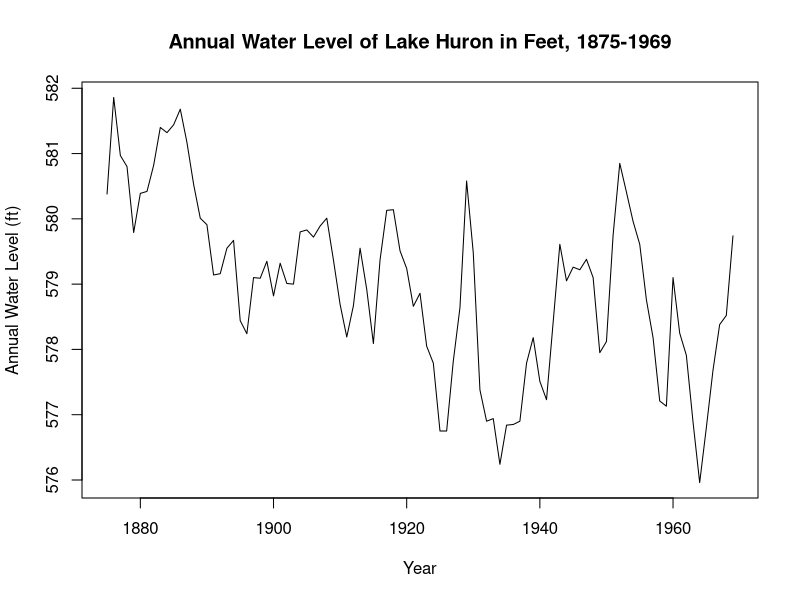
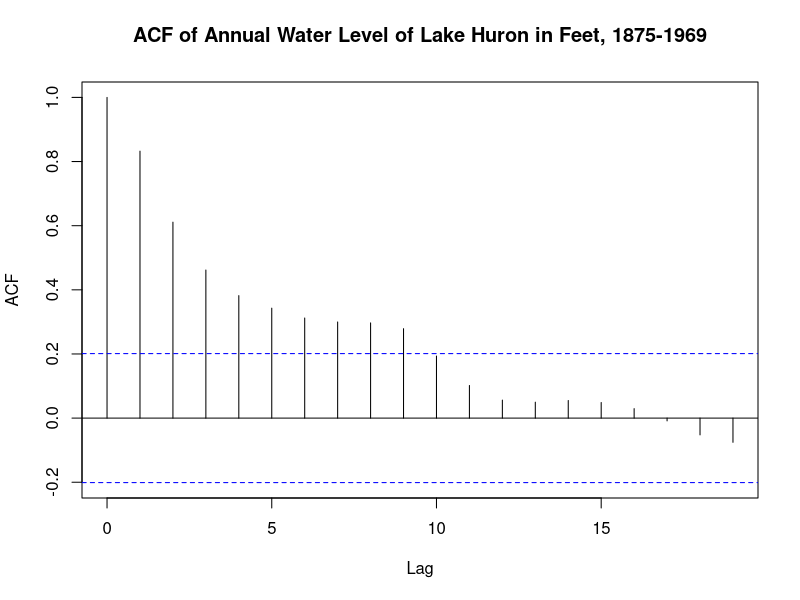
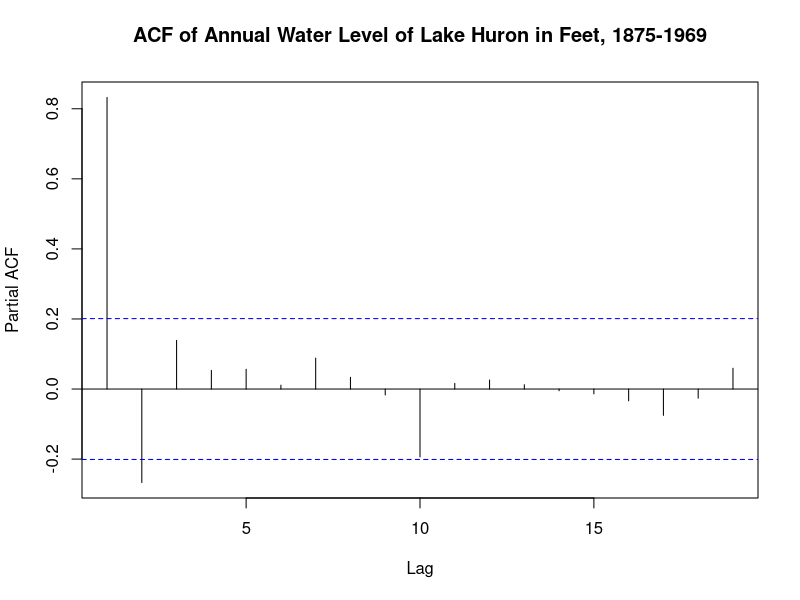
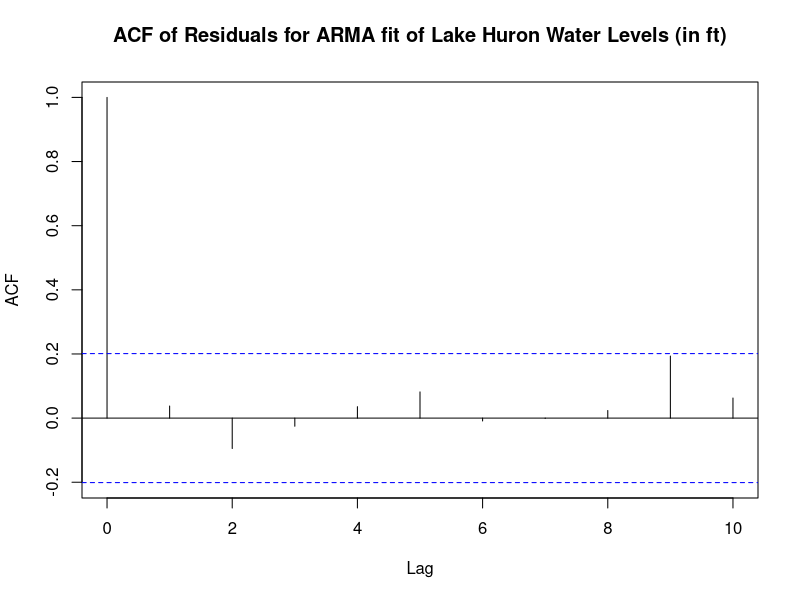
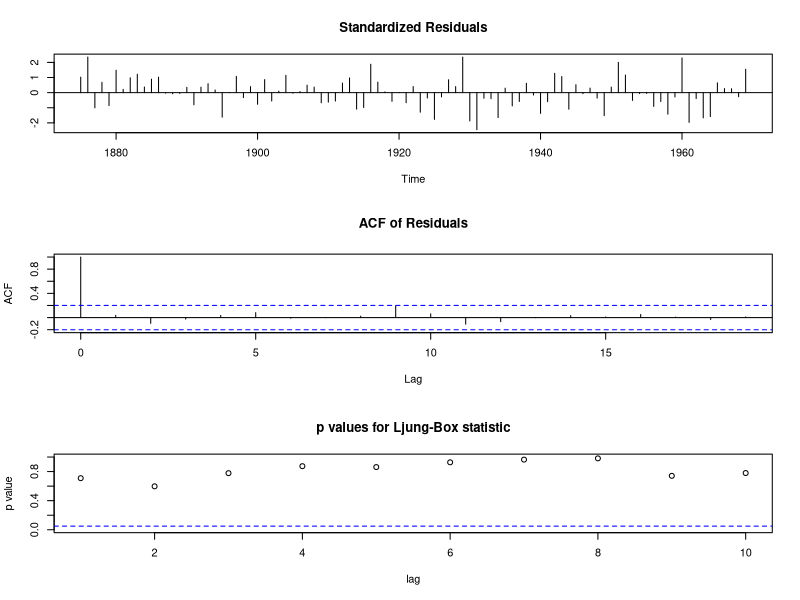

These figures' R source, in order:
## ---- chunk 1
knitr::opts_chunk$set(echo = TRUE)
library(zoo)
library(tseries)
library(xts)
library(ggplot2)
library(knitr)
## ---- chunk 2
data(LakeHuron)
series = LakeHuron
head(series)
## ---- chunk 3
train = window(series, start = c(1875), end = c(1969))
test = window(series, start = c(1970), end = c(1972))
# verify our splitting
length(series) == (length(train) + length(test))
## ---- chunk 4
plot(train, main = "Annual Water Level of Lake Huron in Feet, 1875-1969",
      ylab = "Annual Water Level (ft)", xlab = "Year")
## ---- chunk 5
acf(train, main = "ACF of Annual Water Level of Lake Huron in Feet, 1875-1969")
## ---- chunk 6
pacf(train, main = "ACF of Annual Water Level of Lake Huron in Feet, 1875-1969")
## ---- chunk 7
p = 2; d = 0; q = 0;
fit = arima(train, order = c(p, d, q), include.mean = TRUE)
(fit)
## ---- chunk 8
acf(fit$residuals, 
    main = "ACF of Residuals for ARMA fit of Lake Huron Water Levels (in ft)",
    lag.max = 10)
## ---- chunk 9
tsdiag(fit)
## ---- chunk 10
library(forecast)

results = data.frame(forecast(fit))

kable(results[1:3, c(1, 4, 5)])
## ---- chunk 11
as.numeric(test)
